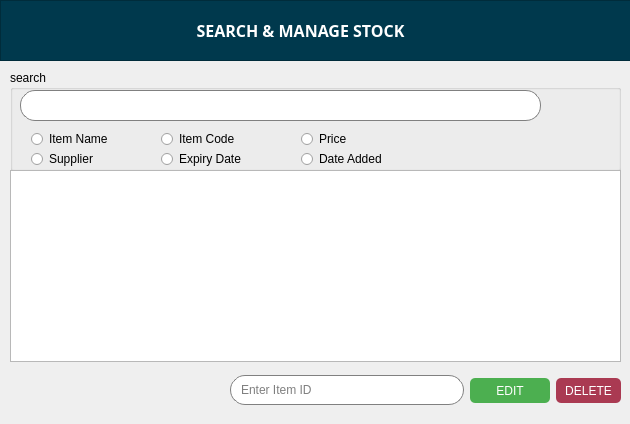
<?xml version="1.0" encoding="UTF-8"?>
<ui version="4.0">
 <class>Dialog</class>
 <widget class="QDialog" name="Dialog">
  <property name="windowModality">
   <enum>Qt::ApplicationModal</enum>
  </property>
  <property name="geometry">
   <rect>
    <x>0</x>
    <y>0</y>
    <width>630</width>
    <height>424</height>
   </rect>
  </property>
  <property name="minimumSize">
   <size>
    <width>630</width>
    <height>370</height>
   </size>
  </property>
  <property name="maximumSize">
   <size>
    <width>13000</width>
    <height>13000</height>
   </size>
  </property>
  <property name="windowTitle">
   <string>Search and Manage Stock</string>
  </property>
  <property name="modal">
   <bool>true</bool>
  </property>
  <widget class="QGroupBox" name="groupBox">
   <property name="geometry">
    <rect>
     <x>10</x>
     <y>70</y>
     <width>611</width>
     <height>101</height>
    </rect>
   </property>
   <property name="styleSheet">
    <string notr="true">QRadioButton::indicator {
     width: 13px;
     height: 13px;
	font: 63 8pt &quot;Yu Gothic UI Semibold&quot;;
 }</string>
   </property>
   <property name="title">
    <string>search</string>
   </property>
   <widget class="QLineEdit" name="lineEdit_4">
    <property name="geometry">
     <rect>
      <x>10</x>
      <y>20</y>
      <width>521</width>
      <height>31</height>
     </rect>
    </property>
    <property name="styleSheet">
     <string notr="true">QLineEdit {
     border: 1px solid gray;
     border-radius: 15px;
     padding: 0 8px;
     background: white;
     selection-background-color: darkgray;
 }</string>
    </property>
   </widget>
   <widget class="QRadioButton" name="radioButton">
    <property name="geometry">
     <rect>
      <x>20</x>
      <y>60</y>
      <width>82</width>
      <height>17</height>
     </rect>
    </property>
    <property name="text">
     <string>Item Name</string>
    </property>
   </widget>
   <widget class="QRadioButton" name="radioButton_2">
    <property name="geometry">
     <rect>
      <x>20</x>
      <y>80</y>
      <width>82</width>
      <height>17</height>
     </rect>
    </property>
    <property name="text">
     <string>Supplier</string>
    </property>
   </widget>
   <widget class="QRadioButton" name="radioButton_3">
    <property name="geometry">
     <rect>
      <x>150</x>
      <y>60</y>
      <width>82</width>
      <height>17</height>
     </rect>
    </property>
    <property name="text">
     <string>Item Code</string>
    </property>
   </widget>
   <widget class="QRadioButton" name="radioButton_4">
    <property name="geometry">
     <rect>
      <x>150</x>
      <y>80</y>
      <width>82</width>
      <height>17</height>
     </rect>
    </property>
    <property name="text">
     <string>Expiry Date</string>
    </property>
   </widget>
   <widget class="QRadioButton" name="radioButton_5">
    <property name="geometry">
     <rect>
      <x>290</x>
      <y>80</y>
      <width>82</width>
      <height>17</height>
     </rect>
    </property>
    <property name="text">
     <string>Date Added</string>
    </property>
   </widget>
   <widget class="QRadioButton" name="radioButton_6">
    <property name="geometry">
     <rect>
      <x>290</x>
      <y>60</y>
      <width>82</width>
      <height>17</height>
     </rect>
    </property>
    <property name="text">
     <string>Price</string>
    </property>
   </widget>
  </widget>
  <widget class="QFrame" name="frame">
   <property name="geometry">
    <rect>
     <x>0</x>
     <y>0</y>
     <width>631</width>
     <height>61</height>
    </rect>
   </property>
   <property name="styleSheet">
    <string notr="true">background-color: #00394D;</string>
   </property>
   <property name="frameShape">
    <enum>QFrame::StyledPanel</enum>
   </property>
   <property name="frameShadow">
    <enum>QFrame::Raised</enum>
   </property>
   <widget class="QLabel" name="label">
    <property name="geometry">
     <rect>
      <x>190</x>
      <y>20</y>
      <width>221</width>
      <height>21</height>
     </rect>
    </property>
    <property name="font">
     <font>
      <family>Yu Gothic UI Semibold</family>
      <pointsize>12</pointsize>
      <weight>75</weight>
      <bold>true</bold>
     </font>
    </property>
    <property name="styleSheet">
     <string notr="true">color:rgb(255, 255, 255);</string>
    </property>
    <property name="text">
     <string>SEARCH &amp; MANAGE STOCK</string>
    </property>
    <property name="alignment">
     <set>Qt::AlignCenter</set>
    </property>
   </widget>
  </widget>
  <widget class="QTableWidget" name="tableWidget">
   <property name="geometry">
    <rect>
     <x>10</x>
     <y>170</y>
     <width>611</width>
     <height>192</height>
    </rect>
   </property>
  </widget>
  <widget class="QWidget" name="">
   <property name="geometry">
    <rect>
     <x>230</x>
     <y>370</y>
     <width>391</width>
     <height>41</height>
    </rect>
   </property>
   <layout class="QHBoxLayout" name="horizontalLayout_2">
    <item>
     <widget class="QLineEdit" name="lineEdit_5">
      <property name="minimumSize">
       <size>
        <width>0</width>
        <height>30</height>
       </size>
      </property>
      <property name="styleSheet">
       <string notr="true">QLineEdit {
     border: 1px solid gray;
     border-radius: 15px;
     padding: 0 8px;
     background: white;
     selection-background-color: darkgray;
 }</string>
      </property>
      <property name="placeholderText">
       <string>Enter Item ID</string>
      </property>
      <property name="cursorMoveStyle">
       <enum>Qt::VisualMoveStyle</enum>
      </property>
      <property name="clearButtonEnabled">
       <bool>true</bool>
      </property>
     </widget>
    </item>
    <item>
     <layout class="QHBoxLayout" name="horizontalLayout">
      <item>
       <widget class="QPushButton" name="pushButton">
        <property name="minimumSize">
         <size>
          <width>80</width>
          <height>25</height>
         </size>
        </property>
        <property name="cursor">
         <cursorShape>PointingHandCursor</cursorShape>
        </property>
        <property name="toolTip">
         <string>update item information</string>
        </property>
        <property name="styleSheet">
         <string notr="true">
QPushButton{
 background-color: #4CAF50;
border:none;
border-radius:5px;
color:white;
font: 63 8pt &quot;Yu Gothic UI Semibold&quot;;
}
QPushButton:hover{
background-color: rgb(2, 90, 39);
border-radius:5px;
}

</string>
        </property>
        <property name="text">
         <string>EDIT</string>
        </property>
       </widget>
      </item>
      <item>
       <widget class="QPushButton" name="pushButton_2">
        <property name="minimumSize">
         <size>
          <width>65</width>
          <height>25</height>
         </size>
        </property>
        <property name="cursor">
         <cursorShape>PointingHandCursor</cursorShape>
        </property>
        <property name="toolTip">
         <string>deletes an item</string>
        </property>
        <property name="styleSheet">
         <string notr="true">
QPushButton{
background-color: rgb(170, 58, 82);
border:none;
border-radius:5px;
color:white;
font: 63 8pt &quot;Yu Gothic UI Semibold&quot;;
}
QPushButton:hover{
background-color: rgb(255, 73, 106);
border-radius:5px;
}

</string>
        </property>
        <property name="text">
         <string>DELETE</string>
        </property>
       </widget>
      </item>
     </layout>
    </item>
   </layout>
  </widget>
 </widget>
 <tabstops>
  <tabstop>lineEdit_4</tabstop>
  <tabstop>radioButton</tabstop>
  <tabstop>radioButton_3</tabstop>
  <tabstop>radioButton_6</tabstop>
  <tabstop>radioButton_2</tabstop>
  <tabstop>radioButton_4</tabstop>
  <tabstop>radioButton_5</tabstop>
  <tabstop>tableWidget</tabstop>
  <tabstop>lineEdit_5</tabstop>
  <tabstop>pushButton</tabstop>
  <tabstop>pushButton_2</tabstop>
 </tabstops>
 <resources/>
 <connections/>
</ui>
